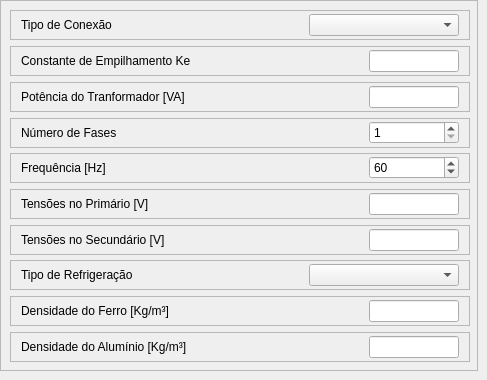
       <widget class="QWidget" name="tab_widget_novo_dados_trafo">
        <attribute name="title">
         <string>Dados do Trafo</string>
        </attribute>
        <widget class="QFrame" name="frame_4">
         <property name="geometry">
          <rect>
           <x>0</x>
           <y>0</y>
           <width>478</width>
           <height>371</height>
          </rect>
         </property>
         <property name="frameShape">
          <enum>QFrame::StyledPanel</enum>
         </property>
         <property name="frameShadow">
          <enum>QFrame::Raised</enum>
         </property>
         <layout class="QVBoxLayout" name="verticalLayout_3">
          <item>
           <widget class="QFrame" name="botao_menu_19">
            <property name="sizePolicy">
             <sizepolicy hsizetype="Maximum" vsizetype="Preferred">
              <horstretch>0</horstretch>
              <verstretch>0</verstretch>
             </sizepolicy>
            </property>
            <property name="minimumSize">
             <size>
              <width>460</width>
              <height>30</height>
             </size>
            </property>
            <property name="maximumSize">
             <size>
              <width>470</width>
              <height>30</height>
             </size>
            </property>
            <property name="frameShape">
             <enum>QFrame::StyledPanel</enum>
            </property>
            <property name="frameShadow">
             <enum>QFrame::Raised</enum>
            </property>
            <layout class="QHBoxLayout" name="horizontalLayout_21">
             <property name="spacing">
              <number>0</number>
             </property>
             <property name="leftMargin">
              <number>10</number>
             </property>
             <property name="topMargin">
              <number>0</number>
             </property>
             <property name="rightMargin">
              <number>10</number>
             </property>
             <property name="bottomMargin">
              <number>0</number>
             </property>
             <item alignment="Qt::AlignLeft|Qt::AlignVCenter">
              <widget class="QLabel" name="label_titulo_app_12">
               <property name="styleSheet">
                <string notr="true">font: 75 12pt &quot;Arial&quot;;</string>
               </property>
               <property name="text">
                <string>Tipo de Conexão</string>
               </property>
              </widget>
             </item>
             <item alignment="Qt::AlignRight">
              <widget class="QComboBox" name="combo_box_novo_dados_trafo_conexao">
               <property name="minimumSize">
                <size>
                 <width>150</width>
                 <height>0</height>
                </size>
               </property>
               <property name="maximumSize">
                <size>
                 <width>150</width>
                 <height>16777215</height>
                </size>
               </property>
               <property name="editable">
                <bool>false</bool>
               </property>
              </widget>
             </item>
            </layout>
           </widget>
          </item>
          <item>
           <widget class="QFrame" name="botao_menu_20">
            <property name="sizePolicy">
             <sizepolicy hsizetype="Maximum" vsizetype="Preferred">
              <horstretch>0</horstretch>
              <verstretch>0</verstretch>
             </sizepolicy>
            </property>
            <property name="minimumSize">
             <size>
              <width>460</width>
              <height>30</height>
             </size>
            </property>
            <property name="maximumSize">
             <size>
              <width>470</width>
              <height>30</height>
             </size>
            </property>
            <property name="frameShape">
             <enum>QFrame::StyledPanel</enum>
            </property>
            <property name="frameShadow">
             <enum>QFrame::Raised</enum>
            </property>
            <layout class="QHBoxLayout" name="horizontalLayout_22">
             <property name="spacing">
              <number>0</number>
             </property>
             <property name="leftMargin">
              <number>10</number>
             </property>
             <property name="topMargin">
              <number>0</number>
             </property>
             <property name="rightMargin">
              <number>10</number>
             </property>
             <property name="bottomMargin">
              <number>0</number>
             </property>
             <item alignment="Qt::AlignLeft|Qt::AlignVCenter">
              <widget class="QLabel" name="label_titulo_app_13">
               <property name="styleSheet">
                <string notr="true">font: 75 12pt &quot;Arial&quot;;</string>
               </property>
               <property name="text">
                <string>Constante de Empilhamento Ke</string>
               </property>
              </widget>
             </item>
             <item>
              <widget class="QLineEdit" name="lineEdit">
               <property name="maximumSize">
                <size>
                 <width>90</width>
                 <height>16777215</height>
                </size>
               </property>
              </widget>
             </item>
            </layout>
           </widget>
          </item>
          <item>
           <widget class="QFrame" name="botao_menu_21">
            <property name="sizePolicy">
             <sizepolicy hsizetype="Maximum" vsizetype="Preferred">
              <horstretch>0</horstretch>
              <verstretch>0</verstretch>
             </sizepolicy>
            </property>
            <property name="minimumSize">
             <size>
              <width>460</width>
              <height>30</height>
             </size>
            </property>
            <property name="maximumSize">
             <size>
              <width>470</width>
              <height>30</height>
             </size>
            </property>
            <property name="frameShape">
             <enum>QFrame::StyledPanel</enum>
            </property>
            <property name="frameShadow">
             <enum>QFrame::Raised</enum>
            </property>
            <layout class="QHBoxLayout" name="horizontalLayout_23">
             <property name="spacing">
              <number>0</number>
             </property>
             <property name="leftMargin">
              <number>10</number>
             </property>
             <property name="topMargin">
              <number>0</number>
             </property>
             <property name="rightMargin">
              <number>10</number>
             </property>
             <property name="bottomMargin">
              <number>0</number>
             </property>
             <item alignment="Qt::AlignLeft|Qt::AlignVCenter">
              <widget class="QLabel" name="label_titulo_app_14">
               <property name="styleSheet">
                <string notr="true">font: 75 12pt &quot;Arial&quot;;</string>
               </property>
               <property name="text">
                <string>Potência do Tranformador [VA]</string>
               </property>
              </widget>
             </item>
             <item>
              <widget class="QLineEdit" name="lineEdit_6">
               <property name="maximumSize">
                <size>
                 <width>90</width>
                 <height>16777215</height>
                </size>
               </property>
              </widget>
             </item>
            </layout>
           </widget>
          </item>
          <item>
           <widget class="QFrame" name="botao_menu_22">
            <property name="sizePolicy">
             <sizepolicy hsizetype="Maximum" vsizetype="Preferred">
              <horstretch>0</horstretch>
              <verstretch>0</verstretch>
             </sizepolicy>
            </property>
            <property name="minimumSize">
             <size>
              <width>460</width>
              <height>30</height>
             </size>
            </property>
            <property name="maximumSize">
             <size>
              <width>470</width>
              <height>30</height>
             </size>
            </property>
            <property name="frameShape">
             <enum>QFrame::StyledPanel</enum>
            </property>
            <property name="frameShadow">
             <enum>QFrame::Raised</enum>
            </property>
            <layout class="QHBoxLayout" name="horizontalLayout_24">
             <property name="spacing">
              <number>0</number>
             </property>
             <property name="leftMargin">
              <number>10</number>
             </property>
             <property name="topMargin">
              <number>0</number>
             </property>
             <property name="rightMargin">
              <number>10</number>
             </property>
             <property name="bottomMargin">
              <number>0</number>
             </property>
             <item alignment="Qt::AlignLeft|Qt::AlignVCenter">
              <widget class="QLabel" name="label_titulo_app_15">
               <property name="styleSheet">
                <string notr="true">font: 75 12pt &quot;Arial&quot;;</string>
               </property>
               <property name="text">
                <string>Número de Fases</string>
               </property>
              </widget>
             </item>
             <item>
              <widget class="QSpinBox" name="spinBox_9">
               <property name="maximumSize">
                <size>
                 <width>90</width>
                 <height>16777215</height>
                </size>
               </property>
               <property name="minimum">
                <number>1</number>
               </property>
               <property name="maximum">
                <number>10</number>
               </property>
              </widget>
             </item>
            </layout>
           </widget>
          </item>
          <item>
           <widget class="QFrame" name="botao_menu_23">
            <property name="sizePolicy">
             <sizepolicy hsizetype="Maximum" vsizetype="Preferred">
              <horstretch>0</horstretch>
              <verstretch>0</verstretch>
             </sizepolicy>
            </property>
            <property name="minimumSize">
             <size>
              <width>460</width>
              <height>30</height>
             </size>
            </property>
            <property name="maximumSize">
             <size>
              <width>470</width>
              <height>30</height>
             </size>
            </property>
            <property name="frameShape">
             <enum>QFrame::StyledPanel</enum>
            </property>
            <property name="frameShadow">
             <enum>QFrame::Raised</enum>
            </property>
            <layout class="QHBoxLayout" name="horizontalLayout_25">
             <property name="spacing">
              <number>0</number>
             </property>
             <property name="leftMargin">
              <number>10</number>
             </property>
             <property name="topMargin">
              <number>0</number>
             </property>
             <property name="rightMargin">
              <number>10</number>
             </property>
             <property name="bottomMargin">
              <number>0</number>
             </property>
             <item alignment="Qt::AlignLeft|Qt::AlignVCenter">
              <widget class="QLabel" name="label_titulo_app_16">
               <property name="styleSheet">
                <string notr="true">font: 75 12pt &quot;Arial&quot;;</string>
               </property>
               <property name="text">
                <string>Frequência [Hz]</string>
               </property>
              </widget>
             </item>
             <item>
              <widget class="QSpinBox" name="spinBox_10">
               <property name="maximumSize">
                <size>
                 <width>90</width>
                 <height>16777215</height>
                </size>
               </property>
               <property name="minimum">
                <number>0</number>
               </property>
               <property name="maximum">
                <number>200</number>
               </property>
               <property name="value">
                <number>60</number>
               </property>
              </widget>
             </item>
            </layout>
           </widget>
          </item>
          <item>
           <widget class="QFrame" name="botao_menu_24">
            <property name="sizePolicy">
             <sizepolicy hsizetype="Maximum" vsizetype="Preferred">
              <horstretch>0</horstretch>
              <verstretch>0</verstretch>
             </sizepolicy>
            </property>
            <property name="minimumSize">
             <size>
              <width>460</width>
              <height>30</height>
             </size>
            </property>
            <property name="maximumSize">
             <size>
              <width>470</width>
              <height>30</height>
             </size>
            </property>
            <property name="frameShape">
             <enum>QFrame::StyledPanel</enum>
            </property>
            <property name="frameShadow">
             <enum>QFrame::Raised</enum>
            </property>
            <layout class="QHBoxLayout" name="horizontalLayout_26">
             <property name="spacing">
              <number>0</number>
             </property>
             <property name="leftMargin">
              <number>10</number>
             </property>
             <property name="topMargin">
              <number>0</number>
             </property>
             <property name="rightMargin">
              <number>10</number>
             </property>
             <property name="bottomMargin">
              <number>0</number>
             </property>
             <item alignment="Qt::AlignLeft|Qt::AlignVCenter">
              <widget class="QLabel" name="label_titulo_app_17">
               <property name="styleSheet">
                <string notr="true">font: 75 12pt &quot;Arial&quot;;</string>
               </property>
               <property name="text">
                <string>Tensões no Primário [V]</string>
               </property>
              </widget>
             </item>
             <item>
              <widget class="QLineEdit" name="lineEdit_2">
               <property name="maximumSize">
                <size>
                 <width>90</width>
                 <height>16777215</height>
                </size>
               </property>
              </widget>
             </item>
            </layout>
           </widget>
          </item>
          <item>
           <widget class="QFrame" name="botao_menu_25">
            <property name="sizePolicy">
             <sizepolicy hsizetype="Maximum" vsizetype="Preferred">
              <horstretch>0</horstretch>
              <verstretch>0</verstretch>
             </sizepolicy>
            </property>
            <property name="minimumSize">
             <size>
              <width>460</width>
              <height>30</height>
             </size>
            </property>
            <property name="maximumSize">
             <size>
              <width>470</width>
              <height>30</height>
             </size>
            </property>
            <property name="frameShape">
             <enum>QFrame::StyledPanel</enum>
            </property>
            <property name="frameShadow">
             <enum>QFrame::Raised</enum>
            </property>
            <layout class="QHBoxLayout" name="horizontalLayout_27">
             <property name="spacing">
              <number>0</number>
             </property>
             <property name="leftMargin">
              <number>10</number>
             </property>
             <property name="topMargin">
              <number>0</number>
             </property>
             <property name="rightMargin">
              <number>10</number>
             </property>
             <property name="bottomMargin">
              <number>0</number>
             </property>
             <item alignment="Qt::AlignLeft|Qt::AlignVCenter">
              <widget class="QLabel" name="label_titulo_app_18">
               <property name="styleSheet">
                <string notr="true">font: 75 12pt &quot;Arial&quot;;</string>
               </property>
               <property name="text">
                <string>Tensões no Secundário [V]</string>
               </property>
              </widget>
             </item>
             <item>
              <widget class="QLineEdit" name="lineEdit_3">
               <property name="maximumSize">
                <size>
                 <width>90</width>
                 <height>16777215</height>
                </size>
               </property>
              </widget>
             </item>
            </layout>
           </widget>
          </item>
          <item>
           <widget class="QFrame" name="botao_menu_26">
            <property name="sizePolicy">
             <sizepolicy hsizetype="Maximum" vsizetype="Preferred">
              <horstretch>0</horstretch>
              <verstretch>0</verstretch>
             </sizepolicy>
            </property>
            <property name="minimumSize">
             <size>
              <width>460</width>
              <height>30</height>
             </size>
            </property>
            <property name="maximumSize">
             <size>
              <width>470</width>
              <height>30</height>
             </size>
            </property>
            <property name="frameShape">
             <enum>QFrame::StyledPanel</enum>
            </property>
            <property name="frameShadow">
             <enum>QFrame::Raised</enum>
            </property>
            <layout class="QHBoxLayout" name="horizontalLayout_28">
             <property name="spacing">
              <number>0</number>
             </property>
             <property name="leftMargin">
              <number>10</number>
             </property>
             <property name="topMargin">
              <number>0</number>
             </property>
             <property name="rightMargin">
              <number>10</number>
             </property>
             <property name="bottomMargin">
              <number>0</number>
             </property>
             <item>
              <widget class="QLabel" name="label_titulo_app_19">
               <property name="styleSheet">
                <string notr="true">font: 75 12pt &quot;Arial&quot;;</string>
               </property>
               <property name="text">
                <string>Tipo de Refrigeração</string>
               </property>
              </widget>
             </item>
             <item>
              <widget class="QComboBox" name="combo_box_novo_dados_tipo_refrigeracao">
               <property name="minimumSize">
                <size>
                 <width>150</width>
                 <height>0</height>
                </size>
               </property>
               <property name="maximumSize">
                <size>
                 <width>150</width>
                 <height>16777215</height>
                </size>
               </property>
               <property name="editable">
                <bool>false</bool>
               </property>
              </widget>
             </item>
            </layout>
           </widget>
          </item>
          <item>
           <widget class="QFrame" name="botao_menu_27">
            <property name="sizePolicy">
             <sizepolicy hsizetype="Maximum" vsizetype="Preferred">
              <horstretch>0</horstretch>
              <verstretch>0</verstretch>
             </sizepolicy>
            </property>
            <property name="minimumSize">
             <size>
              <width>460</width>
              <height>30</height>
             </size>
            </property>
            <property name="maximumSize">
             <size>
              <width>470</width>
              <height>30</height>
             </size>
            </property>
            <property name="frameShape">
             <enum>QFrame::StyledPanel</enum>
            </property>
            <property name="frameShadow">
             <enum>QFrame::Raised</enum>
            </property>
            <layout class="QHBoxLayout" name="horizontalLayout_29">
             <property name="spacing">
              <number>0</number>
             </property>
             <property name="leftMargin">
              <number>10</number>
             </property>
             <property name="topMargin">
              <number>0</number>
             </property>
             <property name="rightMargin">
              <number>10</number>
             </property>
             <property name="bottomMargin">
              <number>0</number>
             </property>
             <item alignment="Qt::AlignLeft|Qt::AlignVCenter">
              <widget class="QLabel" name="label_titulo_app_20">
               <property name="styleSheet">
                <string notr="true">font: 75 12pt &quot;Arial&quot;;</string>
               </property>
               <property name="text">
                <string>Densidade do Ferro [Kg/m³]</string>
               </property>
              </widget>
             </item>
             <item>
              <widget class="QLineEdit" name="lineEdit_4">
               <property name="maximumSize">
                <size>
                 <width>90</width>
                 <height>16777215</height>
                </size>
               </property>
              </widget>
             </item>
            </layout>
           </widget>
          </item>
          <item>
           <widget class="QFrame" name="botao_menu_28">
            <property name="sizePolicy">
             <sizepolicy hsizetype="Maximum" vsizetype="Preferred">
              <horstretch>0</horstretch>
              <verstretch>0</verstretch>
             </sizepolicy>
            </property>
            <property name="minimumSize">
             <size>
              <width>460</width>
              <height>30</height>
             </size>
            </property>
            <property name="maximumSize">
             <size>
              <width>470</width>
              <height>30</height>
             </size>
            </property>
            <property name="frameShape">
             <enum>QFrame::StyledPanel</enum>
            </property>
            <property name="frameShadow">
             <enum>QFrame::Raised</enum>
            </property>
            <layout class="QHBoxLayout" name="horizontalLayout_30">
             <property name="spacing">
              <number>0</number>
             </property>
             <property name="leftMargin">
              <number>10</number>
             </property>
             <property name="topMargin">
              <number>0</number>
             </property>
             <property name="rightMargin">
              <number>10</number>
             </property>
             <property name="bottomMargin">
              <number>0</number>
             </property>
             <item alignment="Qt::AlignLeft|Qt::AlignVCenter">
              <widget class="QLabel" name="label_titulo_app_21">
               <property name="styleSheet">
                <string notr="true">font: 75 12pt &quot;Arial&quot;;</string>
               </property>
               <property name="text">
                <string>Densidade do Alumínio [Kg/m³]</string>
               </property>
              </widget>
             </item>
             <item>
              <widget class="QLineEdit" name="lineEdit_5">
               <property name="maximumSize">
                <size>
                 <width>90</width>
                 <height>16777215</height>
                </size>
               </property>
              </widget>
             </item>
            </layout>
           </widget>
          </item>
         </layout>
        </widget>
       </widget>
